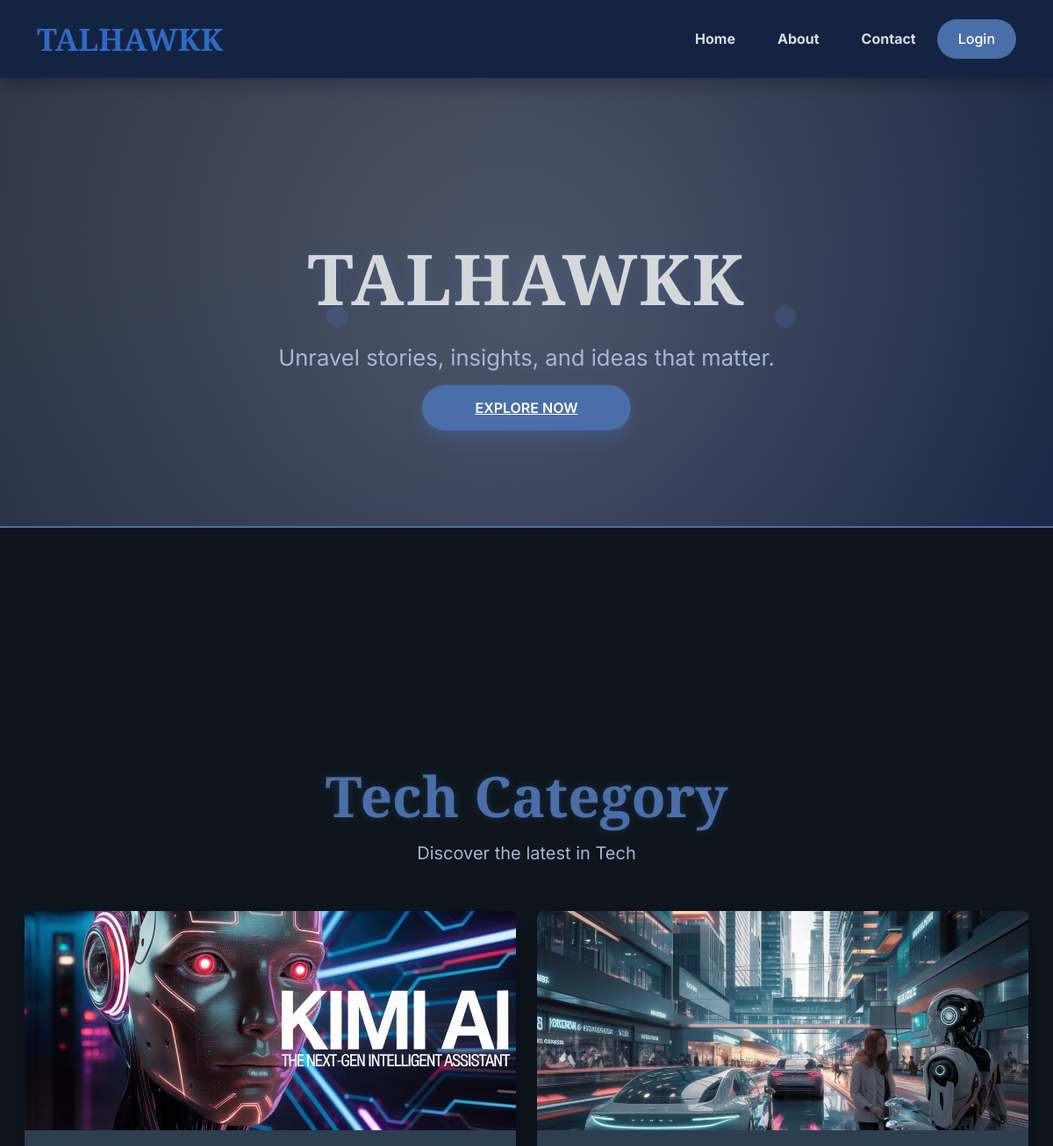
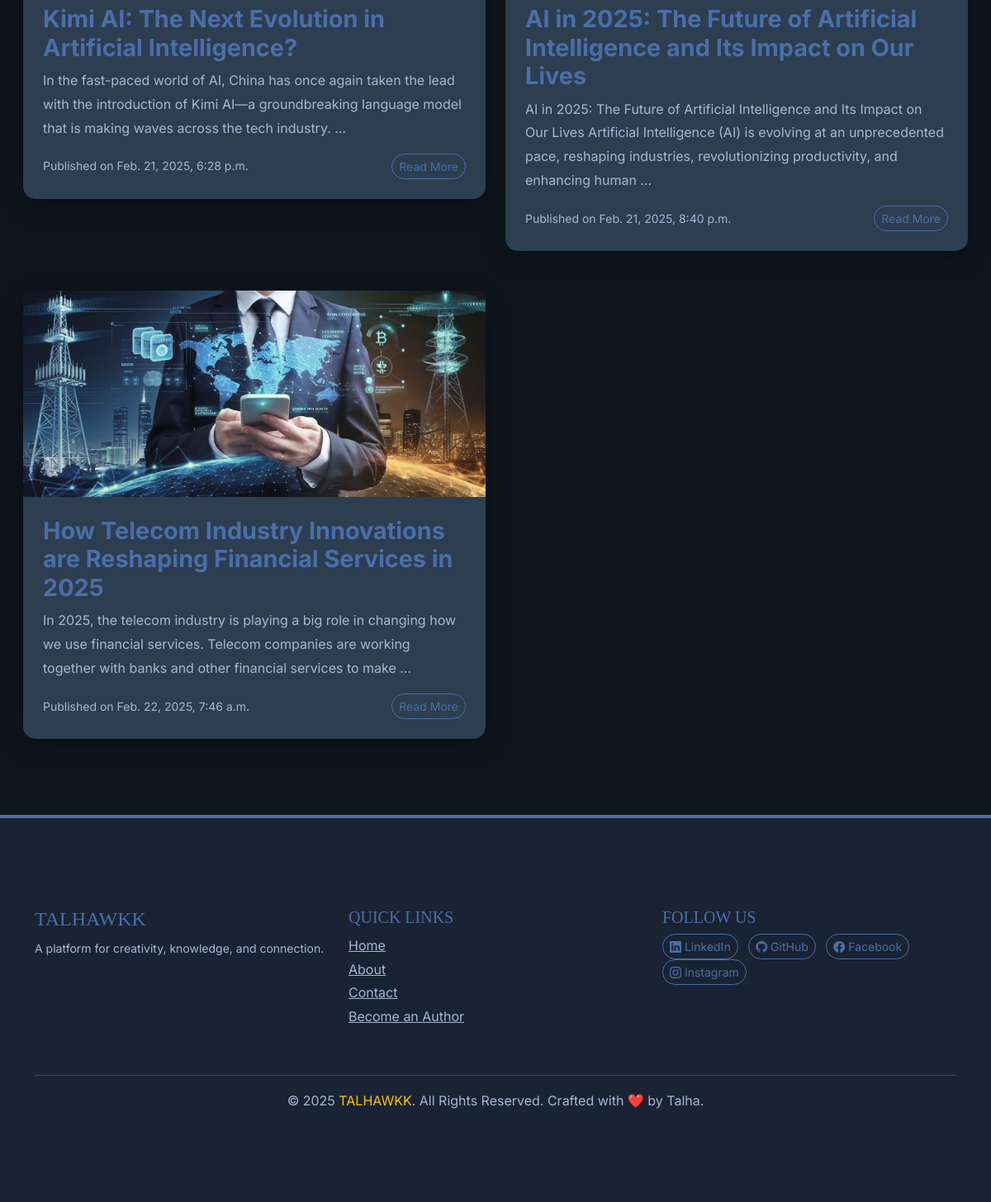
Screenshot of /categories/1 with the database file from the repository (2 pictures, top to bottom).
### blog/models.py (models this page shows, shortened)
class Category(models.Model):
    name = models.CharField(max_length=100, unique=True)

class Post(models.Model):
    category = models.ForeignKey('Category', on_delete=models.SET_NULL, null=True, blank=True)
    title = models.CharField(max_length=100)
    content = models.TextField()
    image = models.ImageField(upload_to='blog_images/', null=True, blank=True)  # Added upload_to
    date = models.DateTimeField(auto_now_add=True)

### blog/views.py (the view)
# urls.py: path('categories/<int:category_id>', views.category_posts, name='category_posts'),
def category_posts(request, category_id):
    category = get_object_or_404(Category, id=category_id)
    posts = Post.objects.filter(category=category)
    return render(request, 'blog/category_posts.html', {'posts': posts, 'category': category})

### blog/templates/blog/category_posts.html
{% extends 'blog/base.html' %}
{% load static %}
{% block content1 %}
<div class="container content-wrapper py-5">
  <div class="text-center mb-5">
    <h1 class="fw-bold" style="font-family: 'Playfair Display', serif; font-size: 4rem; color: #4a6ea8; text-shadow: 0 0 10px rgba(74, 110, 168, 0.3);">{{ category.name }} Category</h1>
    <p class="fs-5" style="color: #a8b5d4;">Discover the latest in {{ category.name }}</p>
  </div>
  <div class="row row-cols-1 row-cols-md-2 g-4">
    {% if posts %}
    {% for post in posts %}
    <div class="col">
      <div class="card border-0 mb-4" style="background: #2d3e50; border-radius: 15px; box-shadow: 0 8px 25px rgba(0, 0, 0, 0.3); transition: transform 0.3s ease, box-shadow 0.3s ease;">
        {% if post.image %}
        <img src="{{ post.image.url }}" class="card-img-top rounded-top" style="border-radius: 15px 15px 0 0; height: 250px; object-fit: cover;" alt="{{ post.title }}">
        {% endif %}
        <div class="card-body p-4">
          <h3 class="card-title fw-bold" style="color: #4a6ea8; font-size: 1.8rem;">{{ post.title }}</h3>
          <p class="card-text" style="color: #a8b5d4;">{{ post.content|truncatewords:30 }}</p>
          <div class="d-flex justify-content-between align-items-center">
            <span class="small" style="color: #a8b5d4;">Published on {{ post.date }}</span>
            <a href="{% url 'readblog' post.id %}" class="btn btn-outline-light btn-sm rounded-pill" style="border-color: #4a6ea8; color: #4a6ea8;">Read More</a>
          </div>
        </div>
      </div>
    </div>
    {% endfor %}
    {% else %}
    <div class="col-12">
      <p class="text-center" style="color: #a8b5d4;">No posts available in this category yet. Stay tuned!</p>
    </div>
    {% endif %}
  </div>
</div>
{% endblock content1 %}

### blog/templates/blog/base.html (style rules this page uses)
.content-wrapper { max-width: 1200px; margin: 0 auto; padding: 60px 20px 20px; background: none; box-shadow: none; }

### rows the page displays
Category: name "Tech"
Post: image (picture), title "Kimi AI: The Next Evolution in Artificial Intelligence?", content "In the fast-paced world of AI, China has once again taken the lead with the introduction of Kimi AI—a groundbreaking language model that is making waves across the tech industry. …", date "Feb. 21, 2025, 6:28 p.m."
Post: image (picture), title "AI in 2025: The Future of Artificial Intelligence and Its Impact on Our Lives", content "AI in 2025: The Future of Artificial Intelligence and Its Impact on Our Lives Artificial Intelligence (AI) is evolving at an unprecedented pace, reshaping industries, revolutionizing productivity, and enhancing human …", date "Feb. 21, 2025, 8:40 p.m."
Post: image (picture), title "How Telecom Industry Innovations are Reshaping Financial Services in 2025", content "In 2025, the telecom industry is playing a big role in changing how we use financial services. Telecom companies are working together with banks and other financial services to make …", date "Feb. 22, 2025, 7:46 a.m."
